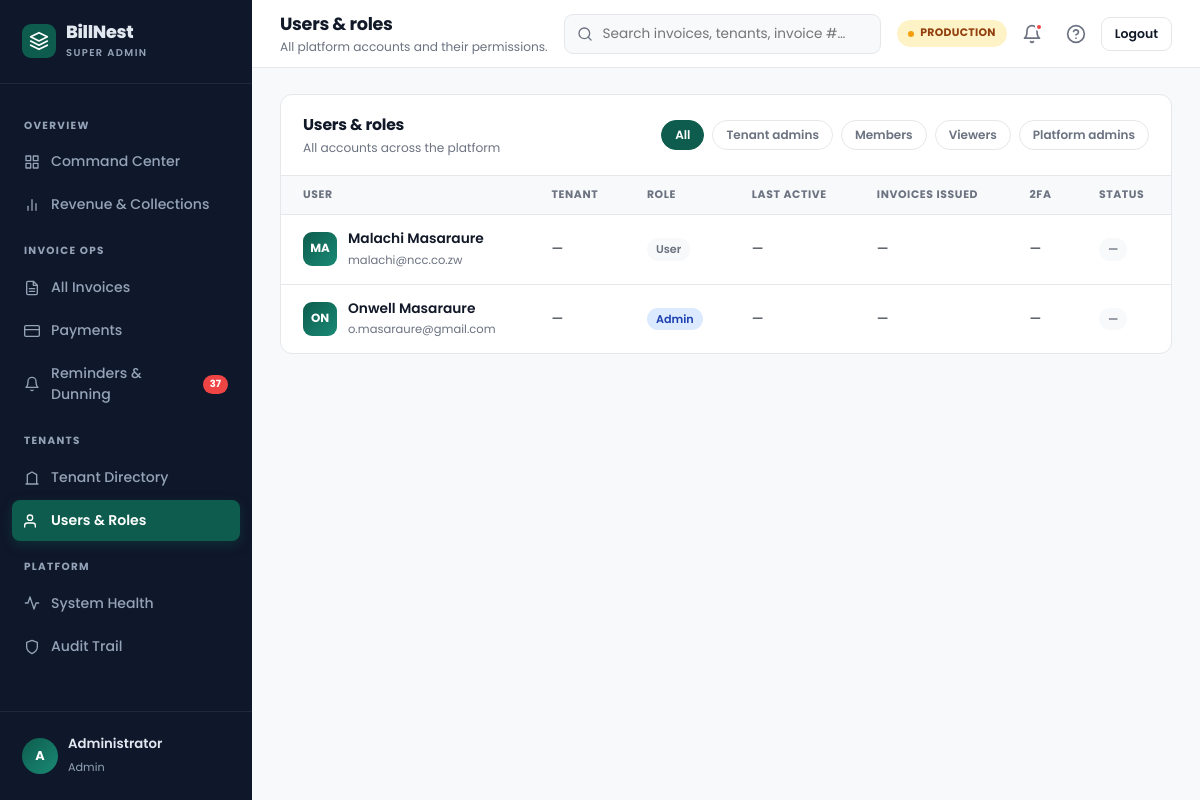
/admin/users.php, run on the app's committed database.
### tables this page shows
CREATE TABLE `users` (
  `id` bigint(20) UNSIGNED NOT NULL,
  `full_name` varchar(120) NOT NULL,
  `business_name` varchar(160) DEFAULT NULL,
  `email` varchar(254) NOT NULL,
  `password_hash` varchar(255) NOT NULL,
  `role` enum('admin','user') NOT NULL DEFAULT 'user',
  `created_at` timestamp NOT NULL DEFAULT current_timestamp()
);

### admin/users.php (the view)
<?php
$pageId = 'users';
$pageTitle = 'Users & roles';
$pageSubtitle = 'All platform accounts and their permissions.';
require_once dirname(__DIR__) . '/db.php';
$users = $conn->query('SELECT full_name, email, business_name, role FROM users ORDER BY full_name')->fetch_all(MYSQLI_ASSOC);
require __DIR__ . '/includes/layout-header.php';
?>
<section class="section active" id="sec-users">
    <div class="panel">
        <div class="panel-head"><div><h2>Users & roles</h2><p>All accounts across the platform</p></div><div class="chips"><button class="chip active">All</button><button class="chip">Tenant admins</button><button class="chip">Members</button><button class="chip">Viewers</button><button class="chip">Platform admins</button></div></div>
        <div class="tbl-wrap"><table class="tbl">
            <thead><tr><th>User</th><th>Tenant</th><th>Role</th><th>Last active</th><th>Invoices issued</th><th>2FA</th><th>Status</th></tr></thead>
            <tbody>
                <?php if ($users): ?>
                    <?php foreach ($users as $user): ?>
                        <tr>
                            <td><div class="cell-tenant"><div class="tenant-mark m1"><?= htmlspecialchars(strtoupper(substr($user['full_name'], 0, 2)), ENT_QUOTES, 'UTF-8') ?></div><div><strong><?= htmlspecialchars($user['full_name'], ENT_QUOTES, 'UTF-8') ?></strong><span><?= htmlspecialchars($user['email'], ENT_QUOTES, 'UTF-8') ?></span></div></div></td>
                            <td><?= htmlspecialchars($user['business_name'] ?: '—', ENT_QUOTES, 'UTF-8') ?></td>
                            <td><span class="badge <?= $user['role'] === 'admin' ? 'info' : 'neutral' ?>"><?= htmlspecialchars(ucfirst($user['role']), ENT_QUOTES, 'UTF-8') ?></span></td>
                            <td>—</td>
                            <td>—</td>
                            <td>—</td>
                            <td><span class="badge neutral">—</span></td>
                        </tr>
                    <?php endforeach; ?>
                <?php else: ?>
                    <tr><td colspan="7" style="text-align:center">No user data available.</td></tr>
                <?php endif; ?>
            </tbody>
        </table></div>
    </div>
</section>
<?php require __DIR__ . '/includes/layout-footer.php'; ?>

### admin/includes/layout-header.php (shortened to what this page needs)
<?php
$adminName = trim((string) ($_SESSION['user_name'] ?? 'Administrator'));
$adminNameParts = preg_split('/\s+/', $adminName, -1, PREG_SPLIT_NO_EMPTY);
$adminInitials = strtoupper(substr($adminNameParts[0] ?? 'A', 0, 1) . (count($adminNameParts) > 1 ? substr(end($adminNameParts), 0, 1) : ''));
$adminRole = ucfirst((string) ($_SESSION['user_role'] ?? 'admin'));
?>
<!DOCTYPE html>
<html lang="en">
<head>
</head>
<body>
<div class="layout">
    <aside class="sidebar" id="sidebar">
        <div class="brand">
            <div class="brand-mark">
                <svg class="icon" viewBox="0 0 24 24"><path d="M12 2L2 7l10 5 10-5-10-5zM2 17l10 5 10-5M2 12l10 5 10-5"/></svg>
            </div>
            <div class="brand-text">
                <strong>BillNest</strong>
                <small>Super Admin</small>
            </div>
        </div>
        <nav class="side-nav" id="sideNav">
            <div class="nav-label">Overview</div>
            <a class="nav-link<?= $pageId === 'overview' ? ' active' : '' ?>" href="index.php">
                <svg class="icon icon-sm" viewBox="0 0 24 24"><rect x="3" y="3" width="7" height="7"/><rect x="14" y="3" width="7" height="7"/><rect x="14" y="14" width="7" height="7"/><rect x="3" y="14" width="7" height="7"/></svg>
                Command Center
            </a>
            <a class="nav-link<?= $pageId === 'revenue' ? ' active' : '' ?>" href="revenue.php">
                <svg class="icon icon-sm" viewBox="0 0 24 24"><line x1="18" y1="20" x2="18" y2="10"/><line x1="12" y1="20" x2="12" y2="4"/><line x1="6" y1="20" x2="6" y2="14"/></svg>
                Revenue & Collections
            </a>
            <div class="nav-label">Invoice Ops</div>
            <a class="nav-link<?= $pageId === 'invoices' ? ' active' : '' ?>" href="invoices.php">
                <svg class="icon icon-sm" viewBox="0 0 24 24"><path d="M14 2H6a2 2 0 0 0-2 2v16a2 2 0 0 0 2 2h12a2 2 0 0 0 2-2V8z"/><polyline points="14 2 14 8 20 8"/><line x1="16" y1="13" x2="8" y2="13"/><line x1="16" y1="17" x2="8" y2="17"/></svg>
                All Invoices
            </a>
            <a class="nav-link<?= $pageId === 'payments' ? ' active' : '' ?>" href="payments.php">
                <svg class="icon icon-sm" viewBox="0 0 24 24"><rect x="1" y="4" width="22" height="16" rx="2" ry="2"/><line x1="1" y1="10" x2="23" y2="10"/></svg>
                Payments
            </a>
            <a class="nav-link<?= $pageId === 'dunning' ? ' active' : '' ?>" href="dunning.php">
                <svg class="icon icon-sm" viewBox="0 0 24 24"><path d="M18 8A6 6 0 0 0 6 8c0 7-3 9-3 9h18s-3-2-3-9"/><path d="M13.73 21a2 2 0 0 1-3.46 0"/></svg>
                Reminders & Dunning
                <span class="pill">37</span>
            </a>
            <div class="nav-label">Tenants</div>
            <a class="nav-link<?= $pageId === 'tenants' ? ' active' : '' ?>" href="tenants.php">
                <svg class="icon icon-sm" viewBox="0 0 24 24"><path d="M3 21h18M5 21V7l7-4 7 4v14"/></svg>
                Tenant Directory
            </a>
            <a class="nav-link<?= $pageId === 'users' ? ' active' : '' ?>" href="users.php">
                <svg class="icon icon-sm" viewBox="0 0 24 24"><path d="M17 21v-2a4 4 0 0 0-4-4H5a4 4 0 0 0-4 4v2"/><circle cx="9" cy="7" r="4"/></svg>
                Users & Roles
            </a>
            <div class="nav-label">Platform</div>
            <a class="nav-link<?= $pageId === 'health' ? ' active' : '' ?>" href="health.php">
                <svg class="icon icon-sm" viewBox="0 0 24 24"><path d="M22 12h-4l-3 9L9 3l-3 9H2"/></svg>
                System Health
            </a>
            <a class="nav-link<?= $pageId === 'audit' ? ' active' : '' ?>" href="audit.php">
                <svg class="icon icon-sm" viewBox="0 0 24 24"><path d="M12 22s8-4 8-10V5l-8-3-8 3v7c0 6 8 10 8 10z"/></svg>
                Audit Trail
            </a>
        </nav>
        <div class="side-footer">
            <div class="admin-card">
                <div class="admin-av"><?= htmlspecialchars($adminInitials, ENT_QUOTES, 'UTF-8') ?></div>
                <div class="admin-info">
                    <strong><?= htmlspecialchars($adminName, ENT_QUOTES, 'UTF-8') ?></strong>
                    <span><?= htmlspecialchars($adminRole, ENT_QUOTES, 'UTF-8') ?></span>
                </div>
            </div>
        </div>
    </aside>
    <div class="main">
        <header class="topbar">
            <div class="topbar-l">
                <div class="page-head">
                    <h1 id="pgTitle"><?= htmlspecialchars($pageTitle, ENT_QUOTES, 'UTF-8') ?></h1>
                    <p id="pgSub"><?= htmlspecialchars($pageSubtitle, ENT_QUOTES, 'UTF-8') ?></p>
                </div>
            </div>
            <div class="search">
                <svg class="icon" viewBox="0 0 24 24"><circle cx="11" cy="11" r="8"/><line x1="21" y1="21" x2="16.65" y2="16.65"/></svg>
                <input type="text" placeholder="Search invoices, tenants, invoice #…" aria-label="Search">
            </div>
            <div class="topbar-r">
                <div class="env-badge"><span class="pulse"></span> Production</div>
                <button class="icon-btn" aria-label="Alerts">
                    <svg class="icon" viewBox="0 0 24 24"><path d="M18 8A6 6 0 0 0 6 8c0 7-3 9-3 9h18s-3-2-3-9"/><path d="M13.73 21a2 2 0 0 1-3.46 0"/></svg>
                    <span class="dot"></span>
                </button>
                <button class="icon-btn" aria-label="Help">
                    <svg class="icon" viewBox="0 0 24 24"><circle cx="12" cy="12" r="10"/><path d="M9.09 9a3 3 0 0 1 5.83 1c0 2-3 3-3 3"/><line x1="12" y1="17" x2="12.01" y2="17"/></svg>
                </button>
                <button class="btn btn-outline btn-sm" type="button" id="logoutBtn">Logout</button>
            </div>
        </header>
        <main class="content">

### admin/includes/layout-footer.php (shortened to what this page needs)
        </main>
    </div>
</div>
</body>
</html>

### data on the page
users: full_name "MA", full_name "Malachi Masaraure", email "malachi@ncc.co.zw", business_name "—", role "User"
users: full_name "ON", full_name "Onwell Masaraure", email "o.masaraure@gmail.com", business_name "—", role "Admin"

### other printed values
$adminInitials "A"
$adminName "Administrator"
$adminRole "Admin"
$pageTitle "Users & roles"
$pageSubtitle "All platform accounts and their permissions."
